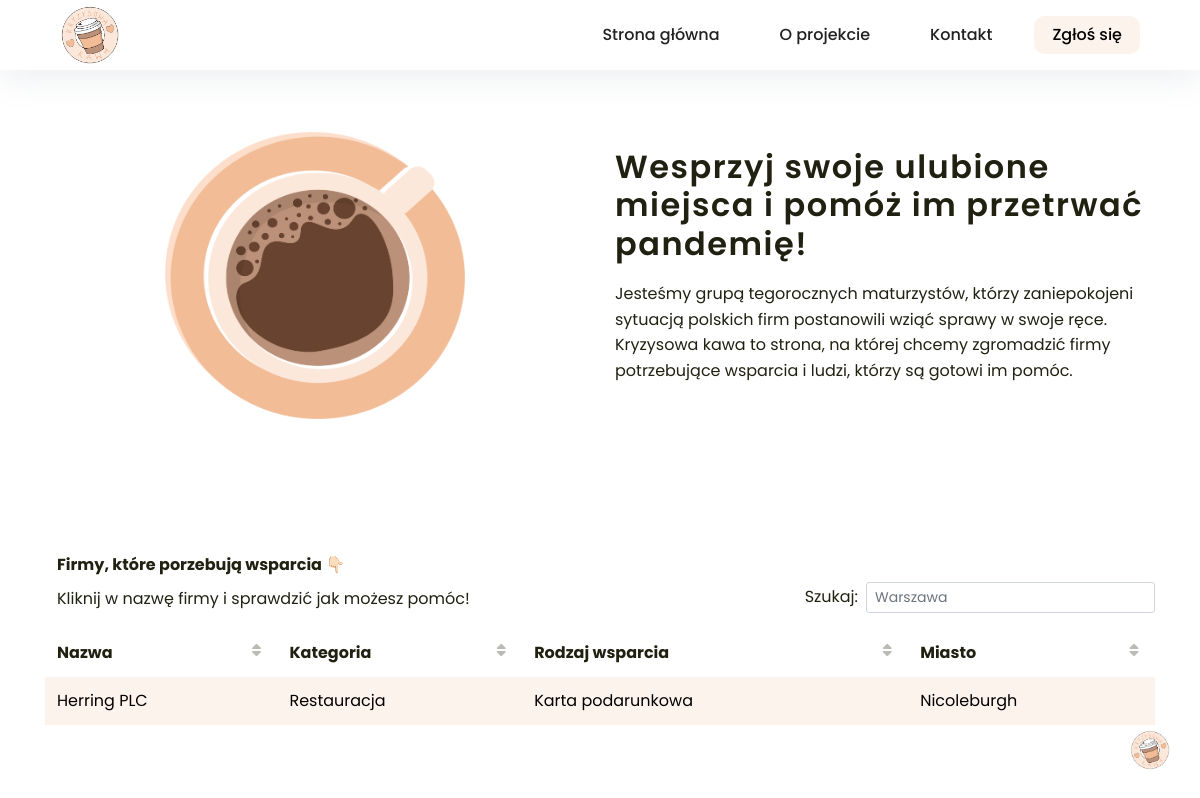
/, run on an earlier commit of the app's database.
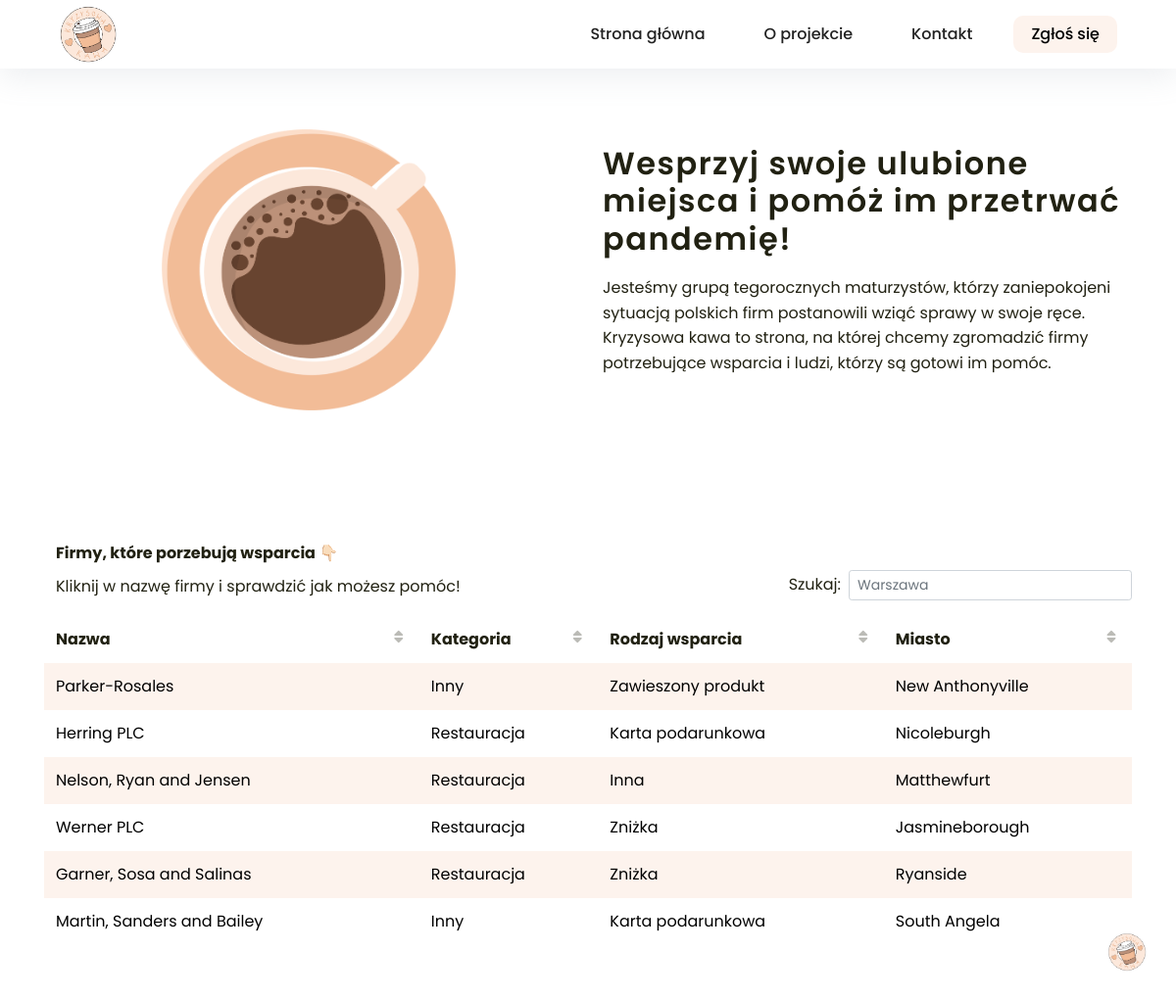
And on a later commit of the database.
### project_application/models.py (models this page shows, shortened)
class Business(models.Model):
    class Meta():
        verbose_name_plural = "Businesses"
    name = models.CharField("Nazwa",max_length = 264, unique = True)
    AVAILABLE_TYPES = (
        ('Kawiarnia', 'Kawiarnia'),
        ('Restauracja', 'Restauracja'),
        ('Cukiernia', 'Cukiernia'),
        ('Bar', 'Bar'),
        ('Lokalny biznes', 'Lokalny biznes'),
        ('Księgarnia', 'Księgarnia'),
        ('Sklep z ubraniami', 'Sklep z ubraniami'),
        ('Sklep plastyczny', 'Sklep plastyczny'),
        ('Zoo', 'Zoo'),
        ('Sklep dla zwierząt', 'Sklep dla zwierząt'),
        ('Piekarnia', 'Piekarnia'),
        ('Sklep krawiecki', 'Sklep krawiecki'),
        ('Bazar', 'Bazar'),
        ('Garmażeria', 'Garmażeria'),
        ('Bar mleczny', 'Bar mleczny'),
        ('Salon', 'Salon'),
        ('Kino', 'Kino'),
        ('Klub', 'Klub'),
        ('Teatr', 'Teatr'),
        ('Sklep odzieżowy (Moda)', 'Sklep odzieżowy (Moda)'),
        ('Inny', 'Inny'),
    )
    type = models.CharField("Kategoria",max_length = 264, choices = AVAILABLE_TYPES)
    AVAILABLE_FORMS = (
        ('Zbiórka', 'Zbiórka'),
        ('Voucher', 'Voucher'),
        ('Zajęcia', 'Zajęcia (kulinarne, rzemieślnicze...)'),
        ('Karta podarunkowa', 'Karta podarunkowa'),
        ('Wynajęcie food trucka', 'Wynajęcie food trucka'),
        ('Bony rabatowe', 'Bony rabatowe (zniżka)'),
        ('Zawieszony produkt', 'Zawieszony produkt (do odebrania po otwarciu)'),
        ('Zakupy online', 'Zakupy online'),
        ('Inna', 'Inna'),
    )
    form = models.CharField("Rodzaj wsparcia",max_length = 264, choices = AVAILABLE_FORMS)
    url = models.URLField("URL",max_length=200)
    city = models.CharField("Miasto",max_length = 264)
    update_date = models.DateTimeField(auto_now=True)
    check = models.BooleanField(default=False)

### project_application/views.py (the view)
# urls.py: path('', views.main, name = 'main'),
def main(request):
    businesses_list = Business.objects.order_by('?')
    businesses_dict = {'businesses':businesses_list}
    return render(request, "project_application/main.html",context=businesses_dict)

### public/templates/project_application/main.html
<!DOCTYPE html>
{% extends "project_application/base.html" %}
{% load static %}
{% block body_block %}
<div class="full-height" style="margin: 5vh 0px;">
  <div class="container">
    <div class="row" style="margin-bottom: 10vh;">
      <div class="col-md-6" style="text-align:center;">
        <img style="height: 79%; width: 70%; max-height: 300px; max-width: 300px; margin-top: 4vh; margin-bottom: 4vh;" src="{% static "project_application/images/project_application/kawiarenka.png" %}" alt="">
      </div>
      <div class="col-md-6">
        <h1 class="imp2-h1">Wesprzyj swoje ulubione miejsca i pomóż im przetrwać pandemię!</h1>
        <p class="addtext" style="text-align: left; line-height: 1.6;">
          Jesteśmy grupą tegorocznych maturzystów, którzy zaniepokojeni sytuacją polskich firm postanowili wziąć sprawy w swoje ręce. Kryzysowa kawa to strona, na której chcemy zgromadzić firmy potrzebujące wsparcia i ludzi, którzy są gotowi im
          pomóc.
        </p>
      </div>
    </div>
    <div class="row">
      <div class="col-md-12">
        {% if businesses %}
        <table id="dtBasicExample" class="table  table-striped " cellspacing="0" width="100%">
          <thead>
            <tr>
              <th class="th-sm" scope="col">Nazwa</th>
              <th class="th-sm" scope="col">Kategoria</th>
              <th class="hideseek1 th-sm" scope="col">Rodzaj wsparcia</th>
              <th class="hideseek3 th-sm" scope="col">Miasto</th>
            </tr>
          </thead>
          <tbody>
            {% for business in businesses %}
            {% if business.check %}
            <tr>
              <td><a href="{{ business.url }}">{{business.name}}</a></td>
              <td><a href="{{ business.url }}">{{business.type}}</a></td>
              <td class="hideseek1"><a href="{{ business.url }}">{{business.form}}</a></td>
              <td class="hideseek3"><a href="{{ business.url }}">{{business.city}}</a></td>
            </tr>
            {% endif %}
            {% endfor %}
          </tbody>
        </table>
        {% endif %}
      </div>
    </div>
  </div>
</div>
{% endblock %}

### public/templates/project_application/base.html (shortened to what this page needs)
<!DOCTYPE html>
{% load static %}
<html lang="pl" style="min-height: 100%; max-width: 100vw;">
<head>
  <link rel='stylesheet' href='https://cdnjs.cloudflare.com/ajax/libs/twitter-bootstrap/4.1.3/css/bootstrap.min.css'>
  <link href="https://use.fontawesome.com/releases/v5.0.1/css/all.css" rel="stylesheet">
  <link rel="stylesheet" href="{% static "project_application/css/style.css" %}?">
  <link rel="stylesheet" href="{% static "project_application/external/assets/owl.carousel.min.css" %}?">
  <link rel="stylesheet" href="{% static "project_application/external/assets/owl.theme.default.min.css" %}?">
  <link rel="stylesheet" href="{% static "project_application/external/mdb/css/addons/datatables.min.css" %}">
</head>
<body style="min-width:100%;">
  <div class=" navigation-wrap bg-light start-header start-style">
    <div class="container">
      <div class="row">
        <div class="col-12">
          <nav class="navbar navbar-expand-md navbar-light">
            <a class="navbar-brand" href="{% url "main" %}">
              <img src="{% static "project_application/images/project_application/logo.png" %}" alt="">
            </a>
            <div class="collapse navbar-collapse" id="navbarSupportedContent">
              <ul class="navbar-nav ml-auto py-4 py-md-0">
                <li class="nav-item pl-4 pl-md-0 ml-0 ml-md-4">
                  <a class="nav-link" href="{% url "main" %}">Strona główna</a>
                </li>
                <li class="nav-item pl-4 pl-md-0 ml-0 ml-md-4">
                  <a class="nav-link" href="{% url "project_application:about" %}">O projekcie</a>
                </li>
                <li class="nav-item pl-4 pl-md-0 ml-0 ml-md-4">
                  <a class="nav-link" href="{% url "project_application:contact" %}">Kontakt</a>
                </li>
                <li class="nav-item pl-4 pl-md-0 ml-0 ml-md-4">
                  <a class="nav-link sign" href="{% url "project_application:form" %}">Zgłoś się</a>
                </li>
              </ul>
            </div>
          </nav>
        </div>
      </div>
    </div>
  </div>
  <div class="full-height">
    {% block body_block%}
    {% endblock %}
  </div>
  <a href="https://www.facebook.com/Kryzysowa-kawa-107804037551874/?__tn__=%2Cd%2CP-R&eid=ARAGiULSvFWi-dMB7zbPj_IQYEcd4fD7fQKpjd2na4FDYaLU3x0WESRm7PtLIzGBLrCHFz28hyRPNpnj" target="_blank" class="link-to-portfolio"></a>
</body>
</html>

### public/static/project_application/css/style.css (style rules this page uses)
table.dataTable thead .sorting:after, table.dataTable thead .sorting:before, table.dataTable thead .sorting_asc:after, table.dataTable thead .sorting_asc:before, table.dataTable thead .sorting_asc_disabled:after, table.dataTable thead .sorting_asc_disabled:before, table.dataTable thead .sorting_desc:after, table.dataTable thead .sorting_desc:before, table.dataTable thead .sorting_desc_disabled:after, table.dataTable thead .sorting_desc_disabled:before { bottom: .5em; }
html { overflow-y: scroll !important; }
.imp2-h1 { letter-spacing: 1.5px !important; padding-top: 6vh; line-height: 1.2; font-size: xx-large; font-weight: 600 !important; text-align: left; }
.table-striped tbody tr:nth-of-type(odd) { background-color: rgba(252, 232, 219, 0.5) !important; }
td a { color: black !important; text-decoration: none !important; }
.table td { padding: 0 !important; border-top: 0 !important; }
.table th { border-top: 0 !important }
.table thead th { border-bottom: 0 !important; }
table.dataTable thead .sorting { padding: .75rem !important; }
td a { display: block !important; padding: .75rem; }
body { font-family: 'Poppins', sans-serif; font-size: 16px; line-height: 24px; font-weight: 400; color: #212112; height: 100%; }
.start-header { opacity: 1; transform: translateY(0); box-shadow: 0 10px 30px 0 rgba(138, 155, 165, 0.15); -webkit-transition: all 0.3s ease-out; transition: all 0.3s ease-out; }
.navigation-wrap { position: fixed; width: 100%; top: 0; left: 0; z-index: 1000; -webkit-transition: all 0.3s ease-out; transition: all 0.3s ease-out; }
.navbar { padding: 0; padding-right: 15px; padding-left: 15px; }
.navbar-brand img { border-radius: 63px; height: 60px; padding: 0 0 0 0 !important; width: auto; display: block; -webkit-transition: all 0.3s ease-out; transition: all 0.3s ease-out; }
.nav-link { color: #212121 !important; font-weight: 500; transition: all 200ms linear; }
.nav-link { position: relative; padding: 5px 0 !important; display: inline-block; padding: 0.6vw 1.5vw !important; }
.sign { background-color: rgba(252, 232, 219, 0.5) !important; color: black !important; border-radius: 10px; }
.nav-item { position: relative; transition: all 200ms linear; }
.bg-light { background-color: #fff !important; transition: all 200ms linear; }
.full-height { margin-top: 100px; }
h1 { font-size: 48px; line-height: 1.2; font-weight: 700; color: #212112; text-align: center; }
p { text-align: center; margin: 0; padding-top: 10px; opacity: 1; transform: translate(0); transition: all 300ms linear; transition-delay: 1700ms; }
.link-to-portfolio { position: fixed; bottom: 30px; right: 30px; z-index: 200; cursor: pointer; width: 40px; height: 40px; text-align: center; border-radius: 3px; background-position: center center; background-size: cover; background-image: url("../images/project_application/logo.png"); transition: opacity .2s, border-radius .2s, box-shadow .2s; transition-timing-function: ease-out; }

What changed in the data, as far as the page shows it:
added Business: name "Parker-Rosales", type "Inny", form "Zawieszony produkt", city "New Anthonyville"
added Business: name "Nelson, Ryan and Jensen", type "Restauracja", form "Inna", city "Matthewfurt"
added Business: name "Werner PLC", type "Restauracja", form "Zniżka", city "Jasmineborough"
added Business: name "Garner, Sosa and Salinas", type "Restauracja", form "Zniżka", city "Ryanside"
added Business: name "Martin, Sanders and Bailey", type "Inny", form "Karta podarunkowa", city "South Angela"
